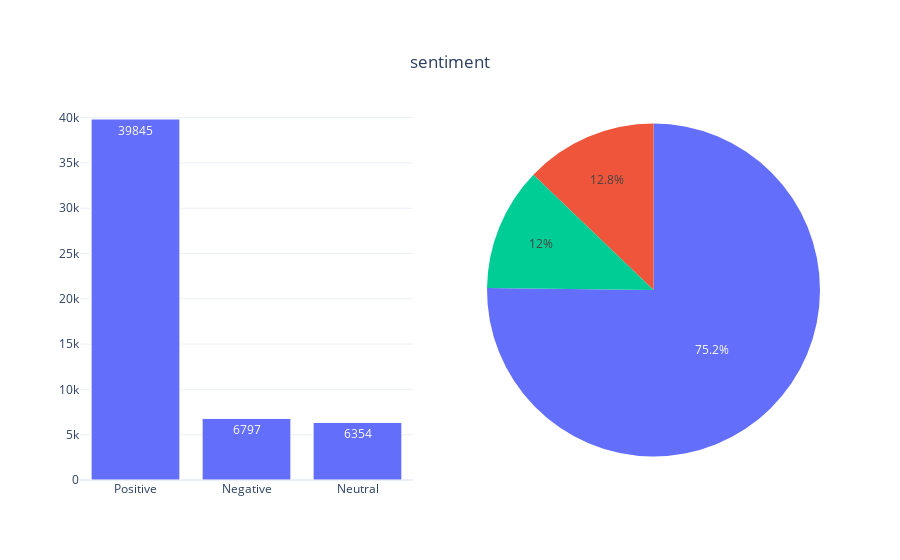

The notebook cell this image was saved under:
### Code cell
categorical_variable_summary(df, 'sentiment')

### Figure 1 — Plotly figure (JSON) as saved in the notebook; plotly's stock layout.template omitted (floating-point values rounded to 4 significant figures)
{"data": [{"marker": {"line": {"color": "white", "width": 1}}, "name": "sentiment", "showlegend": false, "text": ["39845", "6797", "6354"], "textposition": "auto", "type": "bar", "x": ["Positive", "Negative", "Neutral"], "xaxis": "x", "y": [39845, 6797, 6354], "yaxis": "y"}, {"domain": {"x": [0.55, 1], "y": [0, 1]}, "labels": ["Positive", "Negative", "Neutral"], "name": "sentiment", "showlegend": false, "textposition": "auto", "type": "pie", "values": [39845, 6797, 6354]}], "layout": {"autosize": true, "title": {"text": "sentiment", "x": 0.5, "xanchor": "center", "y": 0.9, "yanchor": "top"}, "xaxis": {"anchor": "y", "autorange": true, "domain": [0, 0.45], "range": [-0.5, 2.5], "type": "category"}, "yaxis": {"anchor": "x", "autorange": true, "domain": [0, 1], "range": [0, 41940.0], "type": "linear"}}}
